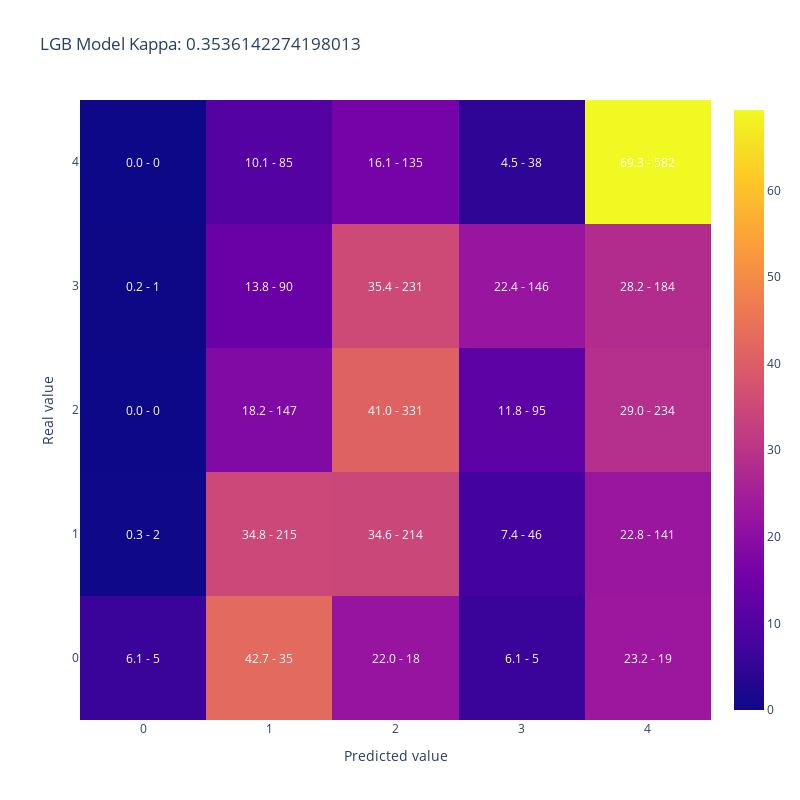

Write notebook code for a chart like this one.
### Code cell
plot_confusion_matrix(merged_datasets['AdoptionSpeed'],
                      merged_datasets['lgb_pred'], 
                    title = 'LGB Model Kappa: ' + str(cohen_kappa_score(merged_datasets['AdoptionSpeed'],
                                                                    merged_datasets['lgb_pred'], 
                                                                    weights='quadratic')))

### Figure 1 — Plotly figure (JSON) as saved in the notebook; plotly's stock layout.template omitted (floating-point values rounded to 4 significant figures)
{"data": [{"type": "heatmap", "x": [0, 1, 2, 3, 4], "y": [0, 1, 2, 3, 4], "z": [[6.098, 42.68, 21.95, 6.098, 23.17], [0.3236, 34.79, 34.63, 7.443, 22.82], [0, 18.22, 41.02, 11.77, 29.0], [0.1534, 13.8, 35.43, 22.39, 28.22], [0, 10.12, 16.07, 4.524, 69.29]]}], "layout": {"annotations": [{"font": {"color": "white"}, "showarrow": false, "text": "6.1 - 5", "x": 0, "xref": "x", "y": 0, "yref": "y"}, {"font": {"color": "white"}, "showarrow": false, "text": "42.7 - 35", "x": 1, "xref": "x", "y": 0, "yref": "y"}, {"font": {"color": "white"}, "showarrow": false, "text": "22.0 - 18", "x": 2, "xref": "x", "y": 0, "yref": "y"}, {"font": {"color": "white"}, "showarrow": false, "text": "6.1 - 5", "x": 3, "xref": "x", "y": 0, "yref": "y"}, {"font": {"color": "white"}, "showarrow": false, "text": "23.2 - 19", "x": 4, "xref": "x", "y": 0, "yref": "y"}, {"font": {"color": "white"}, "showarrow": false, "text": "0.3 - 2", "x": 0, "xref": "x", "y": 1, "yref": "y"}, {"font": {"color": "white"}, "showarrow": false, "text": "34.8 - 215", "x": 1, "xref": "x", "y": 1, "yref": "y"}, {"font": {"color": "white"}, "showarrow": false, "text": "34.6 - 214", "x": 2, "xref": "x", "y": 1, "yref": "y"}, {"font": {"color": "white"}, "showarrow": false, "text": "7.4 - 46", "x": 3, "xref": "x", "y": 1, "yref": "y"}, {"font": {"color": "white"}, "showarrow": false, "text": "22.8 - 141", "x": 4, "xref": "x", "y": 1, "yref": "y"}, {"font": {"color": "white"}, "showarrow": false, "text": "0.0 - 0", "x": 0, "xref": "x", "y": 2, "yref": "y"}, {"font": {"color": "white"}, "showarrow": false, "text": "18.2 - 147", "x": 1, "xref": "x", "y": 2, "yref": "y"}, {"font": {"color": "white"}, "showarrow": false, "text": "41.0 - 331", "x": 2, "xref": "x", "y": 2, "yref": "y"}, {"font": {"color": "white"}, "showarrow": false, "text": "11.8 - 95", "x": 3, "xref": "x", "y": 2, "yref": "y"}, {"font": {"color": "white"}, "showarrow": false, "text": "29.0 - 234", "x": 4, "xref": "x", "y": 2, "yref": "y"}, {"font": {"color": "white"}, "showarrow": false, "text": "0.2 - 1", "x": 0, "xref": "x", "y": 3, "yref": "y"}, {"font": {"color": "white"}, "showarrow": false, "text": "13.8 - 90", "x": 1, "xref": "x", "y": 3, "yref": "y"}, {"font": {"color": "white"}, "showarrow": false, "text": "35.4 - 231", "x": 2, "xref": "x", "y": 3, "yref": "y"}, {"font": {"color": "white"}, "showarrow": false, "text": "22.4 - 146", "x": 3, "xref": "x", "y": 3, "yref": "y"}, {"font": {"color": "white"}, "showarrow": false, "text": "28.2 - 184", "x": 4, "xref": "x", "y": 3, "yref": "y"}, {"font": {"color": "white"}, "showarrow": false, "text": "0.0 - 0", "x": 0, "xref": "x", "y": 4, "yref": "y"}, {"font": {"color": "white"}, "showarrow": false, "text": "10.1 - 85", "x": 1, "xref": "x", "y": 4, "yref": "y"}, {"font": {"color": "white"}, "showarrow": false, "text": "16.1 - 135", "x": 2, "xref": "x", "y": 4, "yref": "y"}, {"font": {"color": "white"}, "showarrow": false, "text": "4.5 - 38", "x": 3, "xref": "x", "y": 4, "yref": "y"}, {"font": {"color": "white"}, "showarrow": false, "text": "69.3 - 582", "x": 4, "xref": "x", "y": 4, "yref": "y"}], "height": 800, "title": {"text": "LGB Model Kappa: 0.3536142274198013"}, "width": 800, "xaxis": {"title": {"text": "Predicted value"}}, "yaxis": {"title": {"text": "Real value"}}}}
